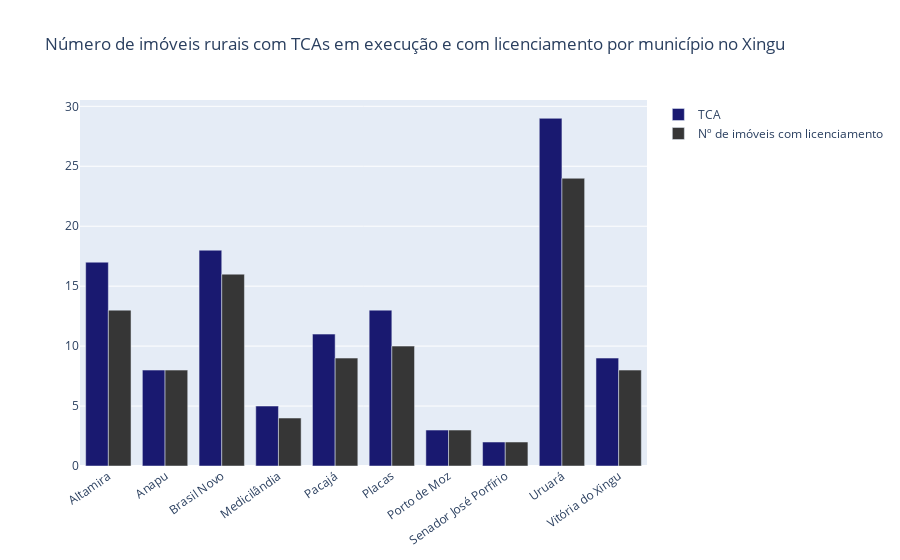

The notebook cell this image was saved under:
### Code cell
#Número de imóveis rurais com TCAs em execução e com licenciamento por região de integração
import pandas as pd
import plotly.graph_objects as go

data = pd.read_excel('tab_dinamica_xingu.xlsx')

regInt = data['MUNICIPIO']
nTCA = data['TCA']
nLic = data['n° de Imovéis com Licencimento']

fig = go.Figure()
fig.add_trace(go.Bar(
    x=regInt,
    y=nTCA,
    name='TCA',
    marker_color='#191970'
))
fig.add_trace(go.Bar(
    x=regInt,
    y=nLic,
    name='Nº de imóveis com licenciamento',
    marker_color='#363636'
))

# Here we modify the tickangle of the xaxis, resulting in rotated labels.
fig.update_layout(barmode='group', xaxis_tickangle=-35, 
                  title = "Número de imóveis rurais com TCAs em execução e com licenciamento por município no Xingu")
fig.show()

### Figure 1 — Plotly figure (JSON) as saved in the notebook; plotly's stock layout.template omitted (floating-point values rounded to 4 significant figures)
{"data": [{"marker": {"color": "#191970"}, "name": "TCA", "type": "bar", "x": ["Altamira", "Anapu", "Brasil Novo", "Medicilândia", "Pacajá", "Placas", "Porto de Moz", "Senador José Porfírio", "Uruará", "Vitória do Xingu"], "y": [17, 8, 18, 5, 11, 13, 3, 2, 29, 9]}, {"marker": {"color": "#363636"}, "name": "Nº de imóveis com licenciamento", "type": "bar", "x": ["Altamira", "Anapu", "Brasil Novo", "Medicilândia", "Pacajá", "Placas", "Porto de Moz", "Senador José Porfírio", "Uruará", "Vitória do Xingu"], "y": [13, 8, 16, 4, 9, 10, 3, 2, 24, 8]}], "layout": {"barmode": "group", "title": {"text": "Número de imóveis rurais com TCAs em execução e com licenciamento por município no Xingu"}, "xaxis": {"tickangle": -35}}}
